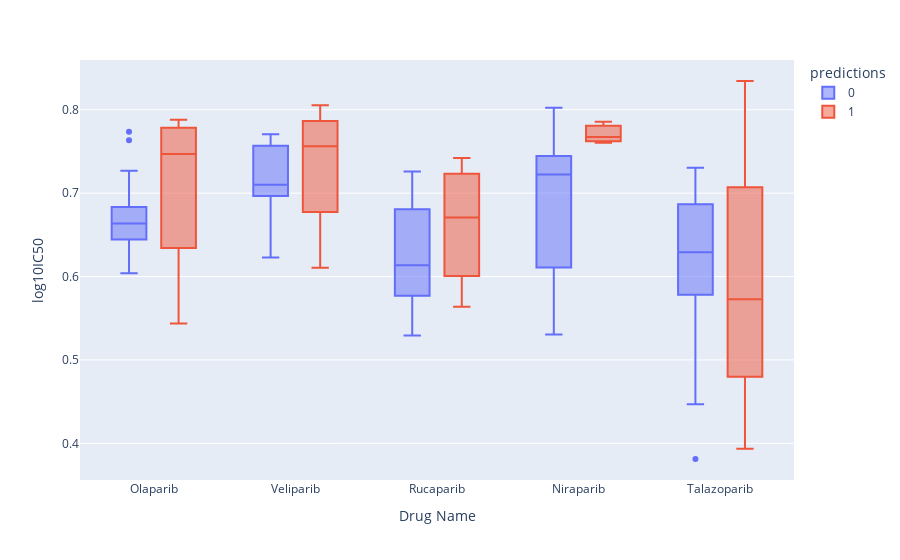

The notebook cell saved with this chart:
### Code cell
merged = parpi_resp_filt.merge(breast_filt.reset_index(), left_on='Cell Line Name', right_on='index')
px.box(merged, x = 'Drug Name', y = 'log10IC50', color = 'predictions')

### Figure 1 — Plotly figure (JSON) as saved in the notebook; plotly's stock layout.template omitted (floating-point values rounded to 4 significant figures)
{"data": [{"alignmentgroup": "True", "hovertemplate": "predictions=0<br>Drug Name=%{x}<br>log10IC50=%{y}<extra></extra>", "legendgroup": "0", "marker": {"color": "#636efa"}, "name": "0", "notched": false, "offsetgroup": "0", "orientation": "v", "showlegend": true, "type": "box", "x": ["Olaparib", "Olaparib", "Olaparib", "Olaparib", "Olaparib", "Olaparib", "Olaparib", "Olaparib", "Olaparib", "Olaparib", "Olaparib", "Olaparib", "Olaparib", "Veliparib", "Veliparib", "Veliparib", "Veliparib", "Veliparib", "Veliparib", "Veliparib", "Veliparib", "Veliparib", "Veliparib", "Veliparib", "Veliparib", "Veliparib", "Rucaparib", "Rucaparib", "Rucaparib", "Rucaparib", "Rucaparib", "Rucaparib", "Rucaparib", "Rucaparib", "Rucaparib", "Rucaparib", "Rucaparib", "Rucaparib", "Rucaparib", "Niraparib", "Niraparib", "Niraparib", "Niraparib", "Niraparib", "Niraparib", "Niraparib", "Niraparib", "Niraparib", "Niraparib", "Niraparib", "Niraparib", "Niraparib", "Talazoparib", "Talazoparib", "Talazoparib", "Talazoparib", "Talazoparib", "Talazoparib", "Talazoparib", "Talazoparib", "Talazoparib", "Talazoparib", "Talazoparib", "Talazoparib", "Talazoparib"], "x0": " ", "xaxis": "x", "y": [0.604, 0.6493, 0.6636, 0.7735, 0.669, 0.6295, 0.6654, 0.727, 0.669, 0.7636, 0.6186, 0.6493, 0.6627, 0.6988, 0.7099, 0.765, 0.7706, 0.6903, 0.716, 0.7564, 0.7583, 0.7082, 0.7101, 0.6869, 0.7284, 0.6228, 0.58, 0.5648, 0.7243, 0.7259, 0.5817, 0.6358, 0.5998, 0.6947, 0.5681, 0.676, 0.5294, 0.6181, 0.6137, 0.7268, 0.614, 0.5304, 0.8025, 0.6903, 0.6014, 0.7555, 0.7532, 0.7418, 0.5983, 0.7223, 0.6588, 0.7256, 0.6502, 0.7231, 0.3812, 0.6793, 0.6066, 0.5979, 0.6292, 0.6385, 0.7086, 0.5902, 0.5421, 0.4469, 0.7306], "y0": " ", "yaxis": "y"}, {"alignmentgroup": "True", "hovertemplate": "predictions=1<br>Drug Name=%{x}<br>log10IC50=%{y}<extra></extra>", "legendgroup": "1", "marker": {"color": "#EF553B"}, "name": "1", "notched": false, "offsetgroup": "1", "orientation": "v", "showlegend": true, "type": "box", "x": ["Olaparib", "Olaparib", "Olaparib", "Olaparib", "Veliparib", "Veliparib", "Veliparib", "Veliparib", "Rucaparib", "Rucaparib", "Rucaparib", "Rucaparib", "Niraparib", "Niraparib", "Niraparib", "Talazoparib", "Talazoparib", "Talazoparib", "Talazoparib"], "x0": " ", "xaxis": "x", "y": [0.7249, 0.5436, 0.788, 0.7688, 0.7679, 0.6104, 0.7445, 0.8053, 0.7043, 0.5638, 0.6373, 0.7421, 0.7606, 0.7855, 0.7674, 0.5795, 0.3936, 0.5662, 0.8345], "y0": " ", "yaxis": "y"}], "layout": {"boxmode": "group", "legend": {"title": {"text": "predictions"}, "tracegroupgap": 0}, "margin": {"t": 60}, "xaxis": {"anchor": "y", "domain": [0, 1], "title": {"text": "Drug Name"}}, "yaxis": {"anchor": "x", "domain": [0, 1], "title": {"text": "log10IC50"}}}}
